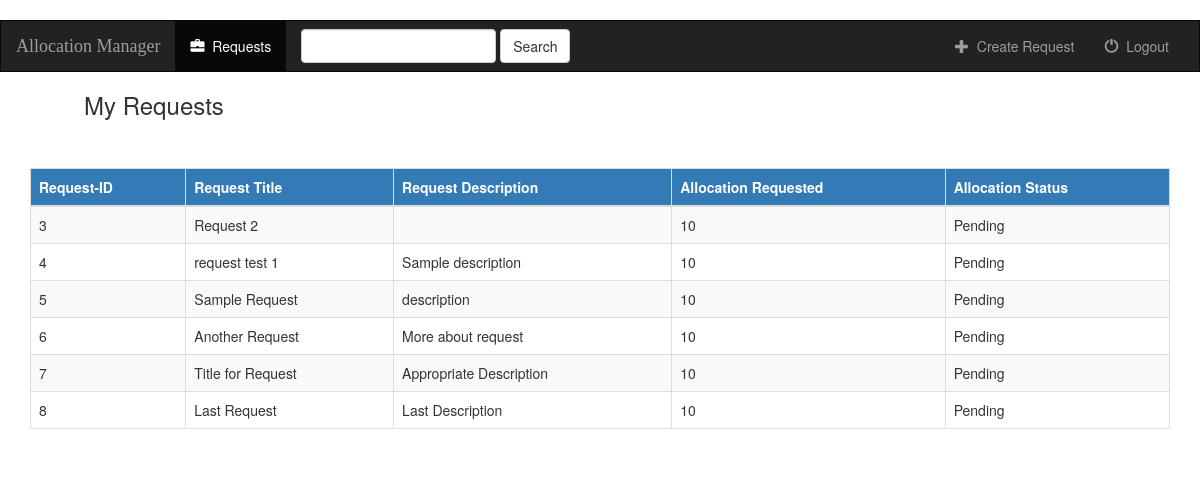
/dashboard/, run on the app's committed database.
### dashboard/models.py (models this page shows, shortened)
class Request(models.Model):
    request_title = models.CharField(max_length=250)
    request_description = models.CharField(max_length=500)
    request_status = models.CharField(max_length=20)
    allocation_type = models.CharField(blank=True,max_length=100)
    applications_to_be_used = models.CharField(blank=True,max_length=100)
    disk_usage_range_per_job = models.BigIntegerField(blank=True,null=True)
    document = models.FileField(blank=True)
    field_of_science = models.CharField(blank=True,max_length=50)
    keywords = models.CharField(blank=True,max_length=100)
    max_memory_per_cpu = models.BigIntegerField(blank=True,null=True)
    num_cpus_per_job = models.BigIntegerField(blank=True,null=True)
    request_reviewed_and_funded_by = models.CharField(blank=True,max_length=100)
    request_date = models.DateTimeField(blank=True, null=True)
    service_units = models.BigIntegerField()
    specific_resource_selection = models.CharField(blank=True,max_length=100)
    typical_su_per_job = models.BigIntegerField(blank=True,null=True)

### dashboard/views.py (the view)
class IndexView(generic.ListView):
    template_name = 'dashboard/index.html'
    context_object_name = 'all_requests'
    def get_queryset(self):
        return Request.objects.all()

### dashboard/templates/dashboard/index.html (shortened to what this page needs)
{% extends 'dashboard/base.html' %}
{% block body %}
    {% if all_requests %}
        <h3 style="margin-left: 7%">My Requests</h3>
        <div class="container">
          <table class="table table-hover table-bordered table-striped table-responsive">
            <thead class="thead-inverse">
              <tr style="background-color: #337ab7;color:white">
                <th>Request-ID</th>
                <th>Request Title</th>
                <th>Request Description</th>
                <th>Allocation Requested</th>
                <th>Allocation Status</th>
              </tr>
            </thead>
            <tbody>
                {% for request in all_requests %}
                  <tr>
                    <td>{{ request.id }}</td>
                    <td>{{ request.request_title }}</td>
                    <td>{{ request.request_description }}</td>
                    <td>10</td>
                    <td>Pending</td>
                  </tr>
                {% endfor %}
            </tbody>
          </table>
        </div>
    {%  else %}
        <h3>You don't have any requests</h3>
    {% endif %}
{%  endblock %}

### data on the page
Request: id "3", request_title "Request 2"
Request: id "4", request_title "request test 1", request_description "Sample description"
Request: id "5", request_title "Sample Request", request_description "description"
Request: id "6", request_title "Another Request", request_description "More about request"
Request: id "7", request_title "Title for Request", request_description "Appropriate Description"
Request: id "8", request_title "Last Request", request_description "Last Description"
